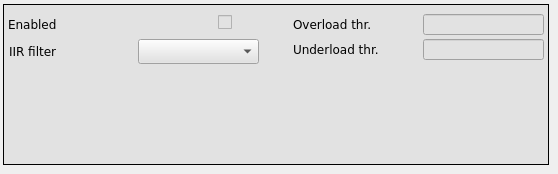
      <widget class="QWidget" name="Lin_3">
       <attribute name="title">
        <string>Narrow-band DSP</string>
       </attribute>
       <widget class="caFrame" name="caframe_12">
        <property name="geometry">
         <rect>
          <x>3</x>
          <y>4</y>
          <width>546</width>
          <height>161</height>
         </rect>
        </property>
        <property name="styleSheet">
         <string notr="true">background-color: rgb(226, 226, 226);</string>
        </property>
        <property name="frameShape">
         <enum>QFrame::Box</enum>
        </property>
        <widget class="QLabel" name="label_75">
         <property name="geometry">
          <rect>
           <x>10</x>
           <y>195</y>
           <width>75</width>
           <height>25</height>
          </rect>
         </property>
         <property name="font">
          <font>
           <family>DejaVu Sans</family>
          </font>
         </property>
         <property name="styleSheet">
          <string notr="true">color: rgb(0, 0, 0);</string>
         </property>
         <property name="text">
          <string>SUM offset</string>
         </property>
        </widget>
        <widget class="caToggleButton" name="catogglebutton_5">
         <property name="geometry">
          <rect>
           <x>215</x>
           <y>10</y>
           <width>16</width>
           <height>16</height>
          </rect>
         </property>
         <property name="font">
          <font>
           <family>DejaVu Sans</family>
           <pointsize>9</pointsize>
          </font>
         </property>
         <property name="channel" stdset="0">
          <string notr="true">$(BPM):dsp:nba:enable</string>
         </property>
        </widget>
        <widget class="caLed" name="caled_3">
         <property name="geometry">
          <rect>
           <x>235</x>
           <y>10</y>
           <width>16</width>
           <height>16</height>
          </rect>
         </property>
         <property name="font">
          <font>
           <family>DejaVu Sans</family>
           <pointsize>9</pointsize>
          </font>
         </property>
         <property name="scaleContents">
          <bool>true</bool>
         </property>
         <property name="channel" stdset="0">
          <string notr="true">$(BPM):dsp:nba:enable</string>
         </property>
         <property name="falseColor">
          <color alpha="0">
           <red>255</red>
           <green>0</green>
           <blue>0</blue>
          </color>
         </property>
         <property name="trueColor">
          <color>
           <red>0</red>
           <green>255</green>
           <blue>0</blue>
          </color>
         </property>
         <property name="trueValue">
          <string>true</string>
         </property>
         <property name="falseValue">
          <string>false</string>
         </property>
        </widget>
        <widget class="caTextEntry" name="caTextEntry_8">
         <property name="geometry">
          <rect>
           <x>420</x>
           <y>35</y>
           <width>121</width>
           <height>21</height>
          </rect>
         </property>
         <property name="font">
          <font>
           <family>Monospace</family>
           <pointsize>10</pointsize>
          </font>
         </property>
         <property name="alignment">
          <set>Qt::AlignRight|Qt::AlignTrailing|Qt::AlignVCenter</set>
         </property>
         <property name="channel" stdset="0">
          <string notr="true">$(BPM):dsp:nba:threshold:underload</string>
         </property>
         <property name="background">
          <color>
           <red>255</red>
           <green>255</green>
           <blue>255</blue>
          </color>
         </property>
         <property name="fontScaleMode">
          <enum>caLineEdit::WidthAndHeight</enum>
         </property>
        </widget>
        <widget class="QLabel" name="label_68">
         <property name="geometry">
          <rect>
           <x>290</x>
           <y>10</y>
           <width>121</width>
           <height>20</height>
          </rect>
         </property>
         <property name="font">
          <font>
           <family>DejaVu Sans</family>
          </font>
         </property>
         <property name="text">
          <string>Overload thr.</string>
         </property>
        </widget>
        <widget class="QLabel" name="label_69">
         <property name="geometry">
          <rect>
           <x>290</x>
           <y>35</y>
           <width>126</width>
           <height>20</height>
          </rect>
         </property>
         <property name="font">
          <font>
           <family>DejaVu Sans</family>
          </font>
         </property>
         <property name="text">
          <string>Underload thr.</string>
         </property>
        </widget>
        <widget class="caMenu" name="camenu_7">
         <property name="geometry">
          <rect>
           <x>135</x>
           <y>35</y>
           <width>121</width>
           <height>25</height>
          </rect>
         </property>
         <property name="font">
          <font>
           <family>DejaVu Sans</family>
           <pointsize>10</pointsize>
          </font>
         </property>
         <property name="styleSheet">
          <string notr="true">color: rgb(0, 0, 0);</string>
         </property>
         <property name="frame">
          <bool>true</bool>
         </property>
         <property name="channel" stdset="0">
          <string notr="true">$(BPM):dsp:nba:iir</string>
         </property>
         <property name="labelDisplay">
          <bool>false</bool>
         </property>
        </widget>
        <widget class="caTextEntry" name="caTextEntry_9">
         <property name="geometry">
          <rect>
           <x>420</x>
           <y>10</y>
           <width>121</width>
           <height>21</height>
          </rect>
         </property>
         <property name="font">
          <font>
           <family>Monospace</family>
           <pointsize>10</pointsize>
          </font>
         </property>
         <property name="alignment">
          <set>Qt::AlignRight|Qt::AlignTrailing|Qt::AlignVCenter</set>
         </property>
         <property name="channel" stdset="0">
          <string notr="true">$(BPM):dsp:nba:threshold:overload</string>
         </property>
         <property name="background">
          <color>
           <red>255</red>
           <green>255</green>
           <blue>255</blue>
          </color>
         </property>
         <property name="fontScaleMode">
          <enum>caLineEdit::WidthAndHeight</enum>
         </property>
        </widget>
        <widget class="QLabel" name="label_6">
         <property name="geometry">
          <rect>
           <x>6</x>
           <y>35</y>
           <width>101</width>
           <height>25</height>
          </rect>
         </property>
         <property name="font">
          <font>
           <family>DejaVu Sans</family>
          </font>
         </property>
         <property name="text">
          <string>IIR filter</string>
         </property>
        </widget>
        <widget class="QLabel" name="label_67">
         <property name="geometry">
          <rect>
           <x>5</x>
           <y>10</y>
           <width>131</width>
           <height>20</height>
          </rect>
         </property>
         <property name="font">
          <font>
           <family>DejaVu Sans</family>
          </font>
         </property>
         <property name="text">
          <string>Enabled</string>
         </property>
        </widget>
       </widget>
      </widget>
